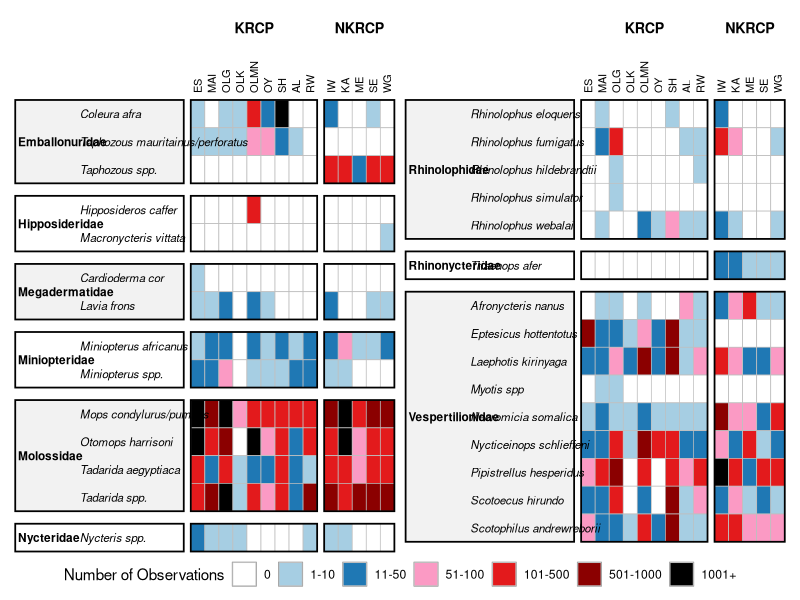

R code for this plot:
## Heat map of bat observations by species (rows) and community (columns)
## from battable_KRCP_NKRCP.csv. Blank cells (missing or 0) count as 0.
## NoID left out; families and species alphabetical; each family boxed;
## the families are split into two blocks placed side by side.
library(ggplot2)

battable <- read.csv("battable_KRCP_NKRCP.csv", check.names = FALSE, stringsAsFactors = FALSE)
battable <- battable[battable$species != "NoID", ]
battable <- battable[order(battable$family, battable$species), ]      # alphabetical
krcp  <- c("ES", "MAI", "OLG", "OLK", "OLMN", "OY", "SH", "AL", "RW")
nkrcp <- c("IW", "KA", "ME", "SE", "WG")
comm.cols <- c(krcp, nkrcp)

## ---- split families into two blocks with about the same number of rows
fams <- unique(battable$family)
n.rows <- cumsum(table(factor(battable$family, levels = fams)))
split.after <- which.min(abs(n.rows - nrow(battable) / 2))
battable$block <- ifelse(match(battable$family, fams) <= split.after, 1, 2)

## ---- layout (x in tile units): family name | species name | communities
w.fam  <- 4.6      # width of the family-name column
w.spp  <- 7.4      # width of the species-name column
x.comm <- setNames(c(seq_along(krcp), length(krcp) + 0.5 + seq_along(nkrcp)), comm.cols)
w.block <- w.fam + w.spp + max(x.comm) + 0.5
block.gap <- 0.8
fam.gap <- 0.45

lay <- do.call(rbind, lapply(1:2, function(b) {
  d <- battable[battable$block == b, ]
  y <- numeric(nrow(d)); cur <- 0
  for (i in seq_len(nrow(d))) {
    if (i > 1 && d$family[i] != d$family[i - 1]) cur <- cur - fam.gap
    y[i] <- cur; cur <- cur - 1
  }
  d$y <- y
  d$x0 <- (b - 1) * (w.block + block.gap)          # left edge of this block
  d
}))

## ---- tiles
hm <- data.frame(species = rep(lay$species, length(comm.cols)),
                 y = rep(lay$y, length(comm.cols)),
                 x = rep(lay$x0 + w.fam + w.spp, length(comm.cols)) + rep(x.comm[comm.cols], each = nrow(lay)),
                 obs = as.numeric(unlist(lay[comm.cols], use.names = FALSE)))
hm$obs[is.na(hm$obs)] <- 0
class.labels <- c("0", "1-10", "11-50", "51-100", "101-500", "501-1000", "1001+")
class.colors <- c("0" = "white", "1-10" = "#a6cee3", "11-50" = "#1f78b4", "51-100" = "#fb9ac4",
                  "101-500" = "#e31a1c", "501-1000" = "#8b0000", "1001+" = "black")
hm$obs.class <- factor(class.labels[findInterval(hm$obs, c(0, 10, 50, 100, 500, 1000), left.open = TRUE) + 1],
                       levels = class.labels)

## ---- family boxes
fam <- do.call(rbind, lapply(split(lay, factor(lay$family, levels = fams)), function(d)
  data.frame(family = d$family[1], x0 = d$x0[1], ymin = min(d$y) - 0.5, ymax = max(d$y) + 0.5)))
fam$shade <- rep(c("grey95", "white"), length.out = nrow(fam))
## three boxes per family: names | KRCP | NKRCP, with a gap between each
fam$xn  <- fam$x0 + w.fam + w.spp                 # right edge of the names box
fam$xk1 <- fam$xn + 0.5; fam$xk2 <- fam$xn + length(krcp) + 0.5          # KRCP box
fam$xm1 <- fam$xk2 + 0.5; fam$xm2 <- fam$xn + max(x.comm) + 0.5          # NKRCP box
y.top <- 0.5

## ---- headings for both blocks
heads <- do.call(rbind, lapply(unique(lay$x0), function(x0)
  data.frame(x = x0 + w.fam + w.spp + x.comm, label = names(x.comm))))
proj <- do.call(rbind, lapply(unique(lay$x0), function(x0)
  data.frame(x = x0 + w.fam + w.spp + c(mean(x.comm[krcp]), mean(x.comm[nkrcp])), label = c("KRCP", "NKRCP"))))

p <- ggplot() +
  geom_rect(data = fam, aes(xmin = x0, xmax = xn, ymin = ymin, ymax = ymax),
            fill = fam$shade, colour = NA) +
  geom_tile(data = hm, aes(x = x, y = y, fill = obs.class), width = 1, height = 1,
            colour = "grey75", linewidth = 0.25, show.legend = TRUE) +
  geom_rect(data = fam, aes(xmin = x0,  xmax = xn,  ymin = ymin, ymax = ymax), fill = NA, colour = "black", linewidth = 0.6) +
  geom_rect(data = fam, aes(xmin = xk1, xmax = xk2, ymin = ymin, ymax = ymax), fill = NA, colour = "black", linewidth = 0.6) +
  geom_rect(data = fam, aes(xmin = xm1, xmax = xm2, ymin = ymin, ymax = ymax), fill = NA, colour = "black", linewidth = 0.6) +
  geom_text(data = fam, aes(x = x0 + 0.2, y = (ymin + ymax) / 2, label = family),
            hjust = 0, fontface = "bold", size = 3) +
  geom_text(data = lay, aes(x = x0 + w.fam, y = y, label = species),
            hjust = 0, fontface = "italic", size = 2.9) +
  geom_text(data = heads, aes(x = x, y = y.top + 0.25, label = label), size = 2.8, angle = 90, hjust = 0) +
  geom_text(data = proj, aes(x = x, y = y.top + 2.6, label = label), fontface = "bold", size = 3.6) +
  scale_fill_manual(values = class.colors, limits = class.labels, drop = FALSE,
                    name = "Number of Observations") +
  coord_cartesian(xlim = c(-0.1, 2 * w.block + block.gap + 0.1),
                  ylim = c(min(fam$ymin) - 0.1, y.top + 3.1), expand = FALSE, clip = "off") +
  theme_void(base_size = 11) +
  theme(legend.position = "bottom",
        legend.key      = element_rect(colour = "grey60"),
        plot.margin     = margin(10, 10, 10, 10),
        plot.background = element_rect(fill = "white", colour = NA)) +
  guides(fill = guide_legend(nrow = 1, title.position = "left", title.vjust = 0.5))

ggsave("heatmap_battable.png", plot = p, dpi = 300, width = 13.8, height = 6.5, units = "in")
